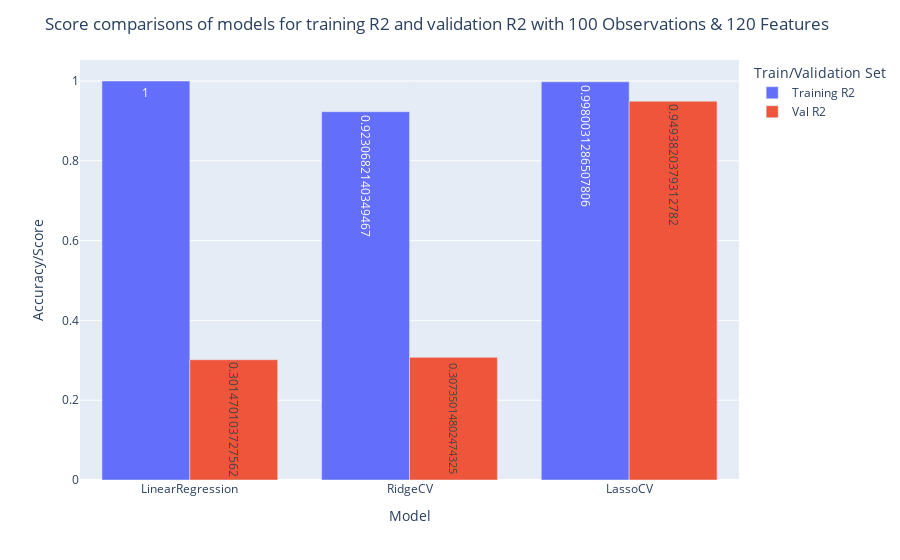
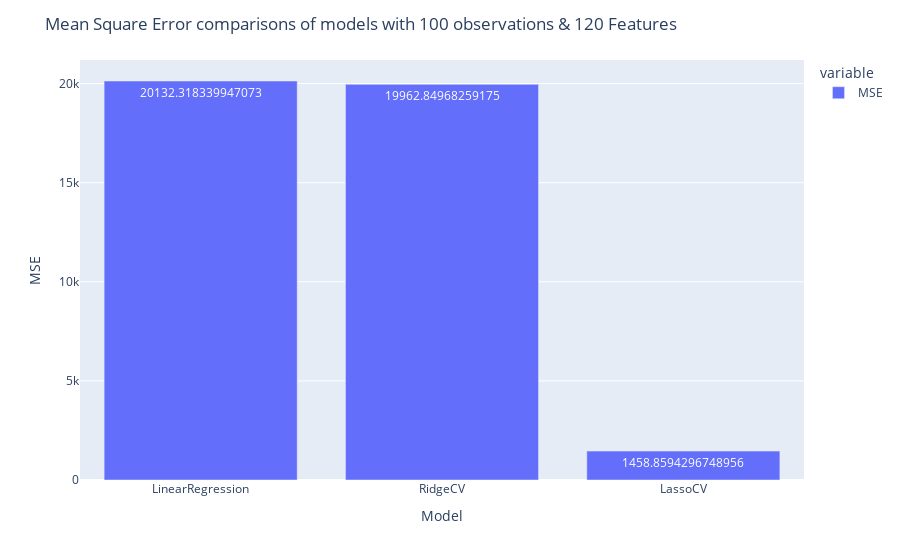

Notebook cell for these charts, in order:
### Code cell
df=df_unpivot[df_unpivot.Set=='100 Samples, 120 Features']
df=df[df['variable'] != 'MSE']
display(df)
import plotly.graph_objects as go
fig = px.bar(df, x="Name", y='value',
             color='variable', barmode='group',text='value'
)
fig.update_layout(yaxis_title='Accuracy/Score',xaxis_title='Model',title="Score comparisons of models for training R2 and validation R2 with 100 Observations & 120 Features",legend_title="Train/Validation Set")
fig.show()
df=df_unpivot[df_unpivot.Set=='100 Samples, 120 Features']
df=df[df['variable'] == 'MSE']
display(df)
import plotly.graph_objects as go
fig = px.bar(df, x="Name", y='value',
             color='variable', barmode='group',text='value',
)
fig.update_layout(yaxis_title='MSE',xaxis_title='Model',title="Mean Square Error comparisons of models with 100 observations & 120 Features")
fig.show()

### Figure 1 — Plotly figure (JSON) as saved in the notebook; plotly's stock layout.template omitted (floating-point values rounded to 4 significant figures)
{"data": [{"alignmentgroup": "True", "hovertemplate": "variable=Training R2<br>Name=%{x}<br>value=%{text}<extra></extra>", "legendgroup": "Training R2", "marker": {"color": "#636efa", "pattern": {"shape": ""}}, "name": "Training R2", "offsetgroup": "Training R2", "orientation": "v", "showlegend": true, "text": [1, 0.9231, 0.998], "textposition": "auto", "type": "bar", "x": ["LinearRegression", "RidgeCV", "LassoCV"], "xaxis": "x", "y": [1, 0.9231, 0.998], "yaxis": "y"}, {"alignmentgroup": "True", "hovertemplate": "variable=Val R2<br>Name=%{x}<br>value=%{text}<extra></extra>", "legendgroup": "Val R2", "marker": {"color": "#EF553B", "pattern": {"shape": ""}}, "name": "Val R2", "offsetgroup": "Val R2", "orientation": "v", "showlegend": true, "text": [0.3015, 0.3074, 0.9494], "textposition": "auto", "type": "bar", "x": ["LinearRegression", "RidgeCV", "LassoCV"], "xaxis": "x", "y": [0.3015, 0.3074, 0.9494], "yaxis": "y"}], "layout": {"barmode": "group", "legend": {"title": {"text": "Train/Validation Set"}, "tracegroupgap": 0}, "margin": {"t": 60}, "title": {"text": "Score comparisons of models for training R2 and validation R2 with 100 Observations & 120 Features"}, "xaxis": {"anchor": "y", "domain": [0, 1], "title": {"text": "Model"}}, "yaxis": {"anchor": "x", "domain": [0, 1], "title": {"text": "Accuracy/Score"}}}}

### Figure 2 — Plotly figure (JSON) as saved in the notebook; plotly's stock layout.template omitted (floating-point values rounded to 4 significant figures)
{"data": [{"alignmentgroup": "True", "hovertemplate": "variable=MSE<br>Name=%{x}<br>value=%{text}<extra></extra>", "legendgroup": "MSE", "marker": {"color": "#636efa", "pattern": {"shape": ""}}, "name": "MSE", "offsetgroup": "MSE", "orientation": "v", "showlegend": true, "text": [20130.0, 19960.0, 1459.0], "textposition": "auto", "type": "bar", "x": ["LinearRegression", "RidgeCV", "LassoCV"], "xaxis": "x", "y": [20130.0, 19960.0, 1459.0], "yaxis": "y"}], "layout": {"barmode": "group", "legend": {"title": {"text": "variable"}, "tracegroupgap": 0}, "margin": {"t": 60}, "title": {"text": "Mean Square Error comparisons of models with 100 observations & 120 Features"}, "xaxis": {"anchor": "y", "domain": [0, 1], "title": {"text": "Model"}}, "yaxis": {"anchor": "x", "domain": [0, 1], "title": {"text": "MSE"}}}}
